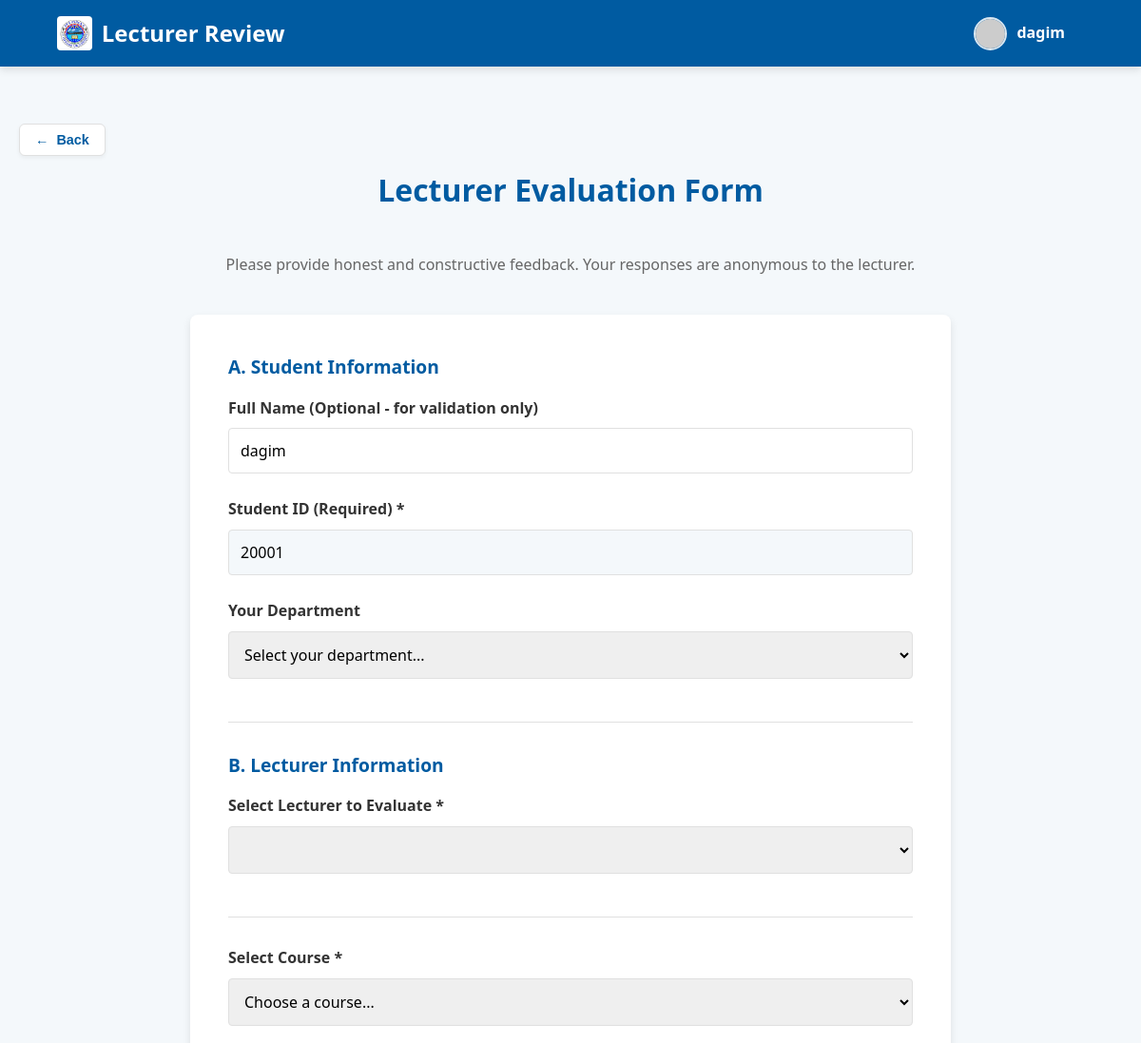
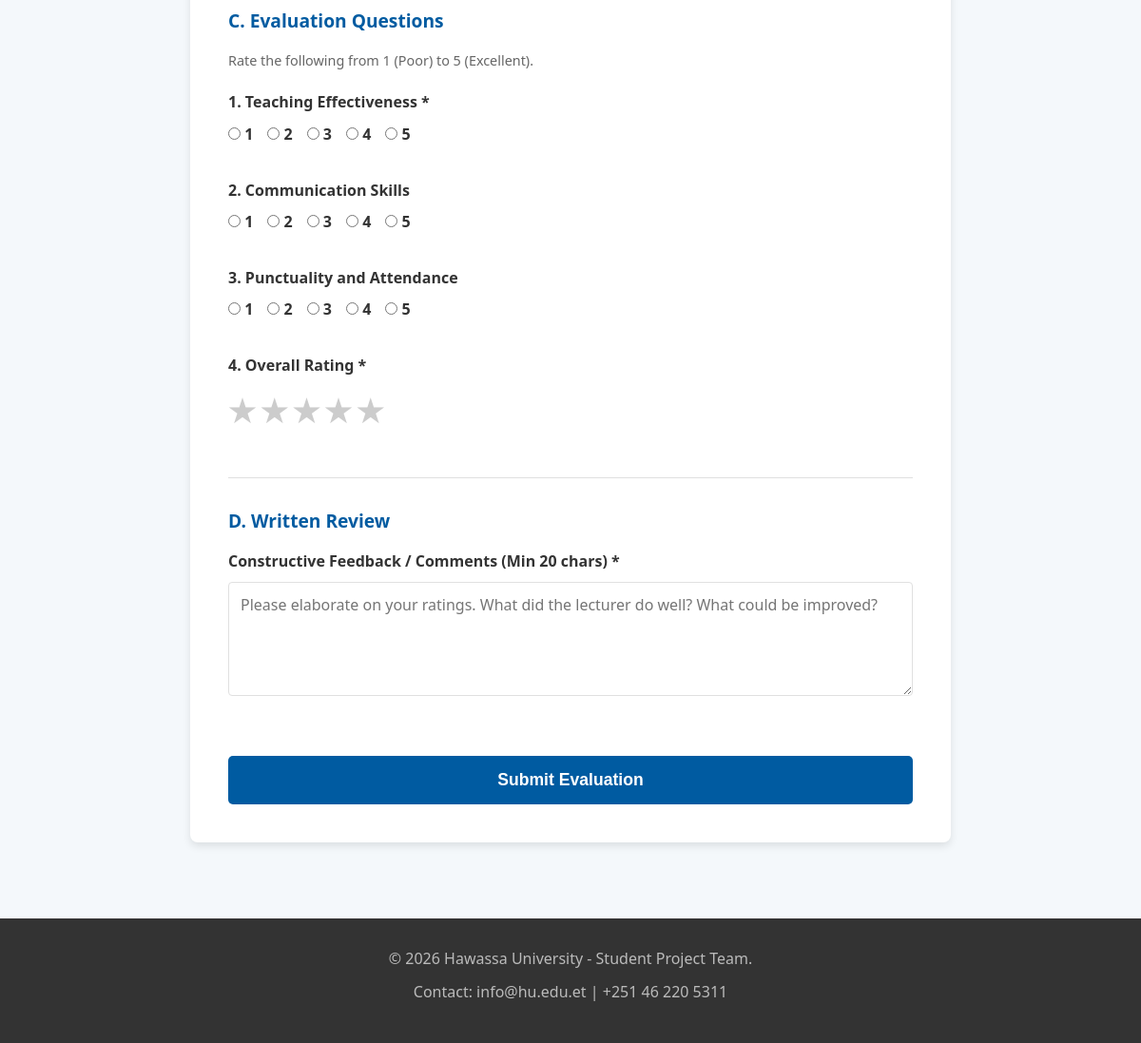
The page /review.php?lecturer_id=1 (signed in) on the database its author committed (2 pictures, top to bottom).
### tables this page shows
CREATE TABLE `students` (
  `id` int(11) NOT NULL,
  `username` varchar(50) NOT NULL,
  `email` varchar(100) NOT NULL,
  `password_hash` varchar(255) NOT NULL,
  `valid_id` int(11) NOT NULL,
  `role_id` int(11) NOT NULL,
  `created_at` timestamp NULL DEFAULT current_timestamp(),
  `updated_at` timestamp NULL DEFAULT current_timestamp() ON UPDATE current_timestamp()
);

CREATE TABLE `valid_ids` (
  `id` int(11) NOT NULL,
  `usertype` varchar(50) NOT NULL,
  `valid_id` int(11) NOT NULL
);

### review.php (the view, shortened to what this page needs)
<?php
  require_once 'data/database.php';
  $lecturerId = '';
  $teaching = '';
  $communication = '';
  $punctuality = '';
  $comments = '';
  $student_sql = "
      SELECT
          students.id,
          students.username,
          students.email,
          valid_ids.valid_id
      FROM students
      INNER JOIN valid_ids
          ON students.valid_id = valid_ids.id
      WHERE students.id = ?
      LIMIT 1
  ";
  $student_stmt = $pdo->prepare($student_sql);
  $student_stmt->execute([$_SESSION['user_id']]);
  $student = $student_stmt->fetch();
  $studentName = $student['username'];
  $studentIdNumber = $student['valid_id'];
  $selectedLecturerId = $_GET['lecturer_id'] ?? $lecturerId ?? '';
  $courses = [];
  if (!empty($selectedLecturerId)) {
      $course_sql = "
          SELECT
              courses.id,
              courses.course
          FROM lecturer_courses
          INNER JOIN courses
              ON lecturer_courses.course_id = courses.id
          WHERE lecturer_courses.lecturer_id = ?
          ORDER BY courses.course
      ";
      $course_stmt = $pdo->prepare($course_sql);
      $course_stmt->execute([$selectedLecturerId]);
      $courses = $course_stmt->fetchAll();
  }
?>
<!DOCTYPE html>
<html lang="en">
<head>
  <link rel="stylesheet" href="css/style.css">
  <link rel="stylesheet" href="css/responsive.css">
  <link rel="stylesheet" href="css/forms.css">
</head>
<body>
    <nav class="navbar">
    <div class="nav-brand">
      <a href="student-dashboard.php"
         class="logo-btn-link"
         title="Go to Dashboard">
        <img src="../images/download.jpg"
             alt="Hawassa University Logo"
             class="logo-btn-img">
      </a>
      Lecturer Review
    </div>
    <div class="nav-actions"
         style="display: flex; align-items: center; margin-left: auto; margin-right: 20px;">
      <div class="profile-avatar"
           style="display:flex; align-items:center; gap:10px; cursor:pointer;">
        <img src="https://placehold.co/40x40"
             alt="Student Avatar"
             style="
                border-radius:50%;
                width:35px;
                height:35px;
                border:2px solid rgba(255, 255, 255, 0.85);
             ">
        <span class="profile-name"
              style="color:white; font-weight:bold;">
          <?php echo htmlspecialchars($student['username']); ?>
        </span>
      </div>
    </div>
  </nav>
  <div class="container">
    <div class="back-btn-container">
      <button class="back-btn" onclick="window.history.back()">
        <span class="arrow">&larr;</span> Back
      </button>
    </div>
    <h2 class="section-title">Lecturer Evaluation Form</h2>
    <p style="text-align: center; margin-bottom: 40px; color: var(--text-light);">
      Please provide honest and constructive feedback. Your responses are anonymous to the lecturer.
    </p>
    <div class="form-container">
      <form id="review-form" action="" method="POST">
        <fieldset style="border: none; margin-bottom: 30px; padding-bottom: 20px; border-bottom: 1px solid var(--border-color);">
          <legend style="font-weight: bold; font-size: 1.2rem; color: var(--primary-blue); margin-bottom: 15px;">A. Student Information</legend>
          <div class="form-group">
            <label for="student-name">Full Name (Optional - for validation only)</label>
            <input
              type="text"
              id="student-name"
              name="student_name"
              class="form-control"
              placeholder="Enter your full name"
              value="<?php echo htmlspecialchars($studentName); ?>"
            >
          </div>
          <div class="form-group">
            <label for="student-id">Student ID (Required) *</label>
            <input
              type="text"
              id="student-id"
              class="form-control"
              value="<?php echo htmlspecialchars($studentIdNumber); ?>"
              readonly
              style="background-color: var(--bg-color);"
            >
          </div>
          <div class="form-group">
            <label for="student-dept">Your Department</label>
            <select id="student-dept" name="student_dept" class="form-control">
              <option value="">Select your department...</option>
            </select>
          </div>
        </fieldset>
        <fieldset style="border: none; margin-bottom: 30px; padding-bottom: 20px; border-bottom: 1px solid var(--border-color);">
          <legend style="font-weight: bold; font-size: 1.2rem; color: var(--primary-blue); margin-bottom: 15px;">B. Lecturer Information</legend>
          <div class="form-group">
            <label for="lecturer-select">Select Lecturer to Evaluate *</label>
            <select
              id="lecturer-select"
              name="lecturer_id"
              class="form-control"
              required
              data-selected="<?php echo htmlspecialchars($lecturerId); ?>"
            >
            </select>
          </div>
        </fieldset>
          <div class="form-group">
              <label for="course-select">
                  Select Course *
              </label>
              <select
                  id="course-select"
                  name="course_id"
                  class="form-control"
                  required
              >
                  <?php if (empty($courses)): ?>
                      <option value="">
                          Select lecturer first...
                      </option>
                  <?php else: ?>
                      <option value="">
                          Choose a course...
                      </option>
                  <?php endif; ?>
              </select>
          </div>
        <fieldset style="border: none; margin-bottom: 30px; padding-bottom: 20px; border-bottom: 1px solid var(--border-color);">
          <legend style="font-weight: bold; font-size: 1.2rem; color: var(--primary-blue); margin-bottom: 15px;">C. Evaluation Questions</legend>
          <p style="font-size: 0.9rem; color: var(--text-light); margin-bottom: 20px;">Rate the following from 1 (Poor) to 5 (Excellent).</p>
          <div class="form-group">
            <label>1. Teaching Effectiveness *</label>
            <div class="scale-group">
              <label class="scale-option"><input type="radio" name="teaching" value="1" <?php echo ($teaching === '1') ? 'checked' : ''; ?>> 1</label>
              <label class="scale-option"><input type="radio" name="teaching" value="2" <?php echo ($teaching === '2') ? 'checked' : ''; ?>> 2</label>
              <label class="scale-option"><input type="radio" name="teaching" value="3" <?php echo ($teaching === '3') ? 'checked' : ''; ?>> 3</label>
              <label class="scale-option"><input type="radio" name="teaching" value="4" <?php echo ($teaching === '4') ? 'checked' : ''; ?>> 4</label>
              <label class="scale-option"><input type="radio" name="teaching" value="5" <?php echo ($teaching === '5') ? 'checked' : ''; ?>> 5</label>
            </div>
          </div>
          <div class="form-group">
            <label>2. Communication Skills</label>
            <div class="scale-group">
              <label class="scale-option"><input type="radio" name="communication" value="1" <?php echo ($communication === '1') ? 'checked' : ''; ?>> 1</label>
              <label class="scale-option"><input type="radio" name="communication" value="2" <?php echo ($communication === '2') ? 'checked' : ''; ?>> 2</label>
              <label class="scale-option"><input type="radio" name="communication" value="3" <?php echo ($communication === '3') ? 'checked' : ''; ?>> 3</label>
              <label class="scale-option"><input type="radio" name="communication" value="4" <?php echo ($communication === '4') ? 'checked' : ''; ?>> 4</label>
              <label class="scale-option"><input type="radio" name="communication" value="5" <?php echo ($communication === '5') ? 'checked' : ''; ?>> 5</label>
            </div>
          </div>
          <div class="form-group">
            <label>3. Punctuality and Attendance</label>
            <div class="scale-group">
              <label class="scale-option"><input type="radio" name="punctuality" value="1" <?php echo ($punctuality === '1') ? 'checked' : ''; ?>> 1</label>
              <label class="scale-option"><input type="radio" name="punctuality" value="2" <?php echo ($punctuality === '2') ? 'checked' : ''; ?>> 2</label>
              <label class="scale-option"><input type="radio" name="punctuality" value="3" <?php echo ($punctuality === '3') ? 'checked' : ''; ?>> 3</label>
              <label class="scale-option"><input type="radio" name="punctuality" value="4" <?php echo ($punctuality === '4') ? 'checked' : ''; ?>> 4</label>
              <label class="scale-option"><input type="radio" name="punctuality" value="5" <?php echo ($punctuality === '5') ? 'checked' : ''; ?>> 5</label>
            </div>
          </div>
          <div class="form-group">
            <label>4. Overall Rating *</label>
            <div class="star-rating">
              <label for="star5" title="5 stars">★</label>
              <label for="star4" title="4 stars">★</label>
              <label for="star3" title="3 stars">★</label>
              <label for="star2" title="2 stars">★</label>
              <label for="star1" title="1 star">★</label>
            </div>
          </div>
        </fieldset>
        <fieldset style="border: none; margin-bottom: 30px;">
          <legend style="font-weight: bold; font-size: 1.2rem; color: var(--primary-blue); margin-bottom: 15px;">D. Written Review</legend>
          <div class="form-group">
            <label for="comments">Constructive Feedback / Comments (Min 20 chars) *</label>
            <textarea
              id="comments"
              name="comments"
              class="form-control"
              placeholder="Please elaborate on your ratings. What did the lecturer do well? What could be improved?"
            ><?php echo htmlspecialchars($comments); ?></textarea>
          </div>
        </fieldset>
        <button type="submit" class="btn btn-blue" style="width: 100%; font-size: 1.1rem; padding: 15px;">
          Submit Evaluation
        </button>
      </form>
    </div>
  </div>
  <footer>
    <p>&copy; 2026 Hawassa University - Student Project Team.</p>
    <p>Contact: info@hu.edu.et | +251 46 220 5311</p>
  </footer>
</body>
</html>

### css/style.css (style rules this page uses)
:root { --primary-blue: #005ba1; --light-blue: #007bff; --accent-gold: #fbc02d; --accent-yellow: #fff59d; --bg-color: #f4f8fb; --card-bg: #ffffff; --text-dark: #333333; --text-light: #666666; --border-color: #e0e0e0; --font-family: 'Segoe UI', Tahoma, Geneva, Verdana, sans-serif; --shadow-sm: 0 2px 4px rgba(0,0,0,0.05); --shadow-md: 0 4px 8px rgba(0,0,0,0.1); --shadow-hover: 0 8px 16px rgba(0,0,0,0.15); --transition-fast: 0.3s ease-in-out; }
* { margin: 0; padding: 0; box-sizing: border-box; }
body { font-family: var(--font-family); background-color: var(--bg-color); color: var(--text-dark); line-height: 1.6; transition: background-color var(--transition-fast), color var(--transition-fast); animation: pageFadeIn 0.5s cubic-bezier(0.16, 1, 0.3, 1); }
a { text-decoration: none; color: inherit; }
.navbar { background-color: var(--primary-blue); color: white; padding: 1rem 5%; display: flex; justify-content: space-between; align-items: center; position: sticky; top: 0; z-index: 100; box-shadow: var(--shadow-md); }
.nav-brand { font-size: 1.5rem; font-weight: bold; display: flex; align-items: center; gap: 10px; }
.btn { display: inline-block; padding: 10px 20px; border-radius: 5px; font-weight: bold; cursor: pointer; border: none; transition: all var(--transition-fast); text-align: center; }
.btn-blue { background-color: var(--primary-blue); color: white; }
.container { max-width: 1200px; margin: 0 auto; padding: 40px 20px; }
.section-title { text-align: center; color: var(--primary-blue); margin-bottom: 40px; font-size: 2rem; position: relative; }
footer { background-color: var(--text-dark); color: white; text-align: center; padding: 30px 20px; margin-top: 40px; }
footer p { margin-bottom: 10px; color: #bbb; }
.back-btn-container { margin: 20px 0 10px 0; display: flex; justify-content: flex-start; }
.back-btn { display: inline-flex; align-items: center; gap: 8px; background-color: var(--card-bg); color: var(--primary-blue); border: 1px solid var(--border-color); padding: 8px 16px; border-radius: 6px; font-weight: 600; cursor: pointer; transition: all var(--transition-fast); box-shadow: var(--shadow-sm); font-size: 0.9rem; }
.back-btn .arrow { transition: transform var(--transition-fast); }
.logo-btn-link { display: inline-flex; align-items: center; justify-content: center; transition: opacity var(--transition-fast), transform var(--transition-fast); }
.logo-btn-img { height: 36px; width: auto; border-radius: 4px; object-fit: contain; display: block; }

### css/forms.css (style rules this page uses)
.form-container { max-width: 800px; margin: 0 auto; background: var(--card-bg); padding: 40px; border-radius: 8px; box-shadow: var(--shadow-md); }
.form-group { margin-bottom: 25px; }
.form-group label { display: block; margin-bottom: 8px; font-weight: bold; color: var(--text-dark); }
.form-control { width: 100%; padding: 12px; border: 1px solid var(--border-color); border-radius: 4px; font-family: inherit; font-size: 1rem; }
textarea.form-control { resize: vertical; min-height: 120px; }
.star-rating { display: flex; flex-direction: row-reverse; justify-content: flex-end; gap: 5px; }
.star-rating label { font-size: 2rem; color: #ccc; cursor: pointer; transition: color 0.2s; margin-bottom: 0; }
.scale-group { display: flex; gap: 15px; align-items: center; flex-wrap: wrap; }
.scale-option { display: flex; align-items: center; gap: 5px; cursor: pointer; }
.scale-option input[type="radio"] { cursor: pointer; }

### rows shown on the page
students: username "dagim", student_name "dagim", valid_id "20001"
